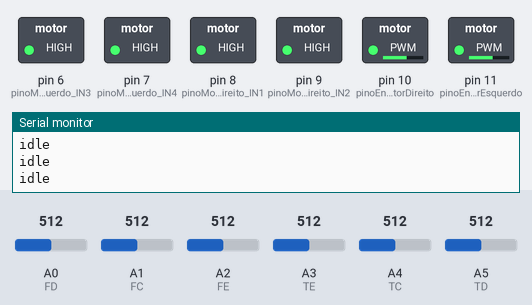
Simulated run of this sketch. Board: Arduino Uno, built for the host (arithmetic inside an expression is 32-bit, double 64-bit). Shown: switched loads named in the sketch (green lamp = pin HIGH), the last lines printed to the serial monitor. The test bench sets the inputs (shaded band); at power-on: A2 (FE) = 512, A0 (FD) = 512, A1 (FC) = 512, A3 (TE) = 512, A4 (TC) = 512, A5 (TD) = 512.

Above: at 1.2 s.
1.3 s: A2 (FE) set to 716
At 1.9 s:
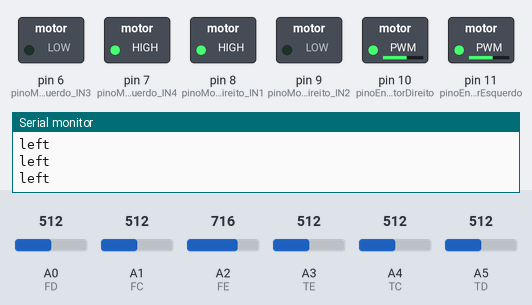
2.8 s: A2 (FE) set to 30
At 4.2 s:
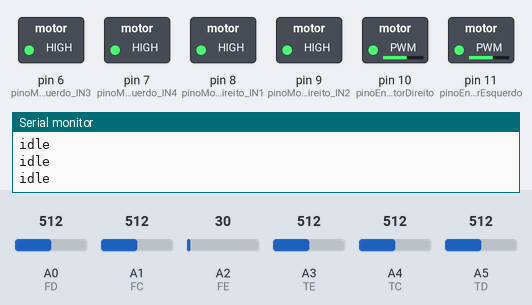
Timing chart, 0 to 5.8 s (numbered marks = the images above; inputs shaded):
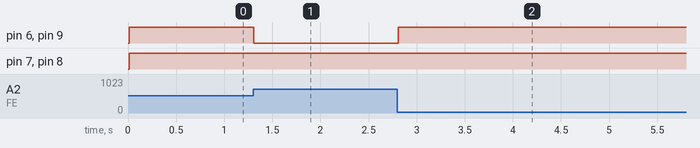

The sketch:

light_classification.ino
```cpp
//#include <MemoryFree.h>

#include <math.h>
#include "teste.h"
#include <avr/pgmspace.h>

const PROGMEM int FC = A1; //Sensor Frente Centro
const PROGMEM int FD = A0; //Sensor Frente Direira
const PROGMEM int FE = A2; //Sensor Frente Esquerda
const PROGMEM int TC = A4; //Sensor Trás Centro
const PROGMEM int TD = A5; //Sensor Trás Direita
const PROGMEM int TE = A3; //Sensor Trás Esquerda

int* limiteDoBleaching;

int entrada[INPUT_SIZE];

int calibrando = 1;

int avgFC = 0;
int avgFD = 0;
int avgFE = 0;
int avgTC = 0;
int avgTD = 0;
int avgTE = 0;
int nCalibracoes = 0;

//Carrinho
int pinoMotorEsquerdo_IN3= 6;
int pinoMotorEsquerdo_IN4= 7;
int pinoMotorDireito_IN1= 8;
int pinoMotorDireito_IN2= 9;
int pinoEnableMotorEsquerdo= 11;
int pinoEnableMotorDireito= 10;


int n = 0;
int nGap = 0;

void setup() {
  Serial.begin(9600);

  //Carrinho
  pinMode(pinoMotorEsquerdo_IN3, OUTPUT);
  pinMode(pinoMotorEsquerdo_IN4, OUTPUT);
  pinMode(pinoMotorDireito_IN1, OUTPUT);
  pinMode(pinoMotorDireito_IN2, OUTPUT);
  pinMode(pinoEnableMotorEsquerdo, OUTPUT);
  pinMode(pinoEnableMotorDireito, OUTPUT);
  //habilita e definie a velocidade dos dois motores do carrinho
  analogWrite(pinoEnableMotorEsquerdo,150);
  analogWrite(pinoEnableMotorDireito,150);

  limiteDoBleaching = definirBleachingDasRedes();
  Serial.print("Bleaching definido - ");
  for (int i = 0; i < 5; i++) {
    Serial.print(limiteDoBleaching[i]);
    Serial.print(" - ");
  }
  Serial.println();
  Serial.println("Calibrando");
  Serial.flush();
}

void loop() {

  if (calibrando) {

    avgFC += analogRead(FC);
    avgFD += analogRead(FD);
    avgFE += analogRead(FE);
    avgTC += analogRead(TC);
    avgTD += analogRead(TD);
    avgTE += analogRead(TE);
    nCalibracoes++;

    if (nCalibracoes >= 20) {
      avgFC = avgFC / nCalibracoes;
      avgFD = avgFD / nCalibracoes;
      avgFE = avgFE / nCalibracoes;
      avgTC = avgTC / nCalibracoes;
      avgTD = avgTD / nCalibracoes;
      avgTE = avgTE / nCalibracoes;
      calibrando = 0;
    }

  } else {

    n++;

    if (n >= nGap) {

      int inputs[6];
      inputs[0] = analogRead(FC) - avgFC;
      inputs[1] = analogRead(FD) - avgFD;
      inputs[2] = analogRead(FE) - avgFE;
      inputs[3] = analogRead(TC) - avgTC;
      inputs[4] = analogRead(TD) - avgTD;
      inputs[5] = analogRead(TE) - avgTE;


      int k = 0;
      for (int i = 0; i < 6; i++) {
        for (int j = 0; j < SIGNAL_SIZE; j++, k++) {
          //SQUARE ROOT OF SIGNAL_SIZE
          if (j < inputs[i] / INPUT_FACTOR) {
            entrada[k] = 1;
          } else {
            entrada[k] = 0;
          }
        }
      }


      String resultado = testarRedes(limiteDoBleaching, entrada);
      Serial.println(resultado);
      if (resultado == "idle") {
        n = 0;
        pararCarrinho();
      } else if (resultado == "right") {
        n = 0;
        moverCarrinhoParaDireita ();
      } else if (resultado == "left") {
        n = 0;

        moverCarrinhoParaEsquerda();
      } else if (resultado == "back") {
        n = 0;
        moverCarrinhoParaTras ();
      } else if (resultado == "front") {
        n = 0;
        moverCarrinhoParaFrente ();
      }
    }
  }
}

void girarRodaDireitaParaDireita()
{
  digitalWrite(pinoMotorDireito_IN1,HIGH);
  digitalWrite(pinoMotorDireito_IN2,LOW);
}

void girarRodaDireitaParaEsquerda()
{
  digitalWrite(pinoMotorDireito_IN1,LOW);
  digitalWrite(pinoMotorDireito_IN2,HIGH);
}

void girarRodaEsquerdaParaDireita()
{
  digitalWrite(pinoMotorEsquerdo_IN3,LOW);
  digitalWrite(pinoMotorEsquerdo_IN4,HIGH);
}

void girarRodaEsquerdaParaEsquerda()
{
  digitalWrite(pinoMotorEsquerdo_IN3,HIGH);
  digitalWrite(pinoMotorEsquerdo_IN4,LOW);
}

void pararCarrinho()
{
  digitalWrite(pinoMotorDireito_IN1,HIGH);
  digitalWrite(pinoMotorDireito_IN2,HIGH);
  digitalWrite(pinoMotorEsquerdo_IN3,HIGH);
  digitalWrite(pinoMotorEsquerdo_IN4,HIGH);
}


void moverCarrinhoParaFrente()
{
 girarRodaDireitaParaDireita();
 girarRodaEsquerdaParaEsquerda();
}

void moverCarrinhoParaTras()
{
 girarRodaDireitaParaEsquerda();
 girarRodaEsquerdaParaDireita();
}

void moverCarrinhoParaDireita()
{
girarRodaDireitaParaEsquerda();
girarRodaEsquerdaParaEsquerda();
}

void moverCarrinhoParaEsquerda()
{
girarRodaEsquerdaParaDireita();
girarRodaDireitaParaDireita();
}
```

Source omitted: teste.h (data table, 25990 bytes)

Measured:
- after the input at 1.3 s, pin 6 (pinoMotorEsquerdo_IN3), pin 9 (pinoMotorDireito_IN2): HIGH → LOW at once
- after the input at 2.8 s, pin 6 (pinoMotorEsquerdo_IN3), pin 9 (pinoMotorDireito_IN2): LOW → HIGH at once
